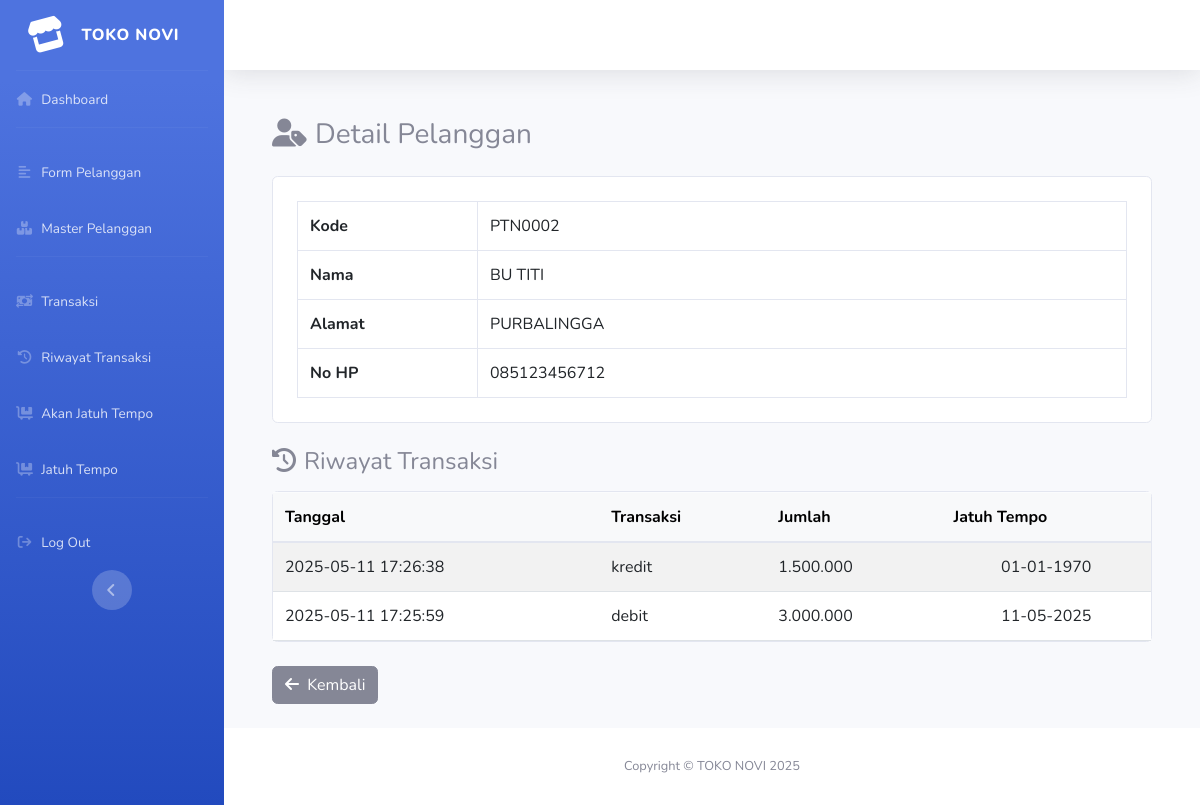
/index.php?page=detail_pelanggan&id=2 (signed in), run on the app's committed database.
### tables this page shows
CREATE TABLE `pelanggan` (
  `id` int(11) NOT NULL,
  `kode_pelanggan` varchar(20) NOT NULL,
  `nama_pelanggan` varchar(100) NOT NULL,
  `alamat` varchar(200) NOT NULL,
  `no_hp` varchar(20) NOT NULL,
  `tagihan` int(11) NOT NULL,
  `keterangan` varchar(100) NOT NULL
);

CREATE TABLE `tagihan` (
  `id` int(11) NOT NULL,
  `id_pelanggan` int(11) NOT NULL,
  `tgl_transaksi` datetime NOT NULL DEFAULT CURRENT_TIMESTAMP,
  `transaksi` enum('debit','kredit') NOT NULL,
  `jumlah` int(11) NOT NULL,
  `keterangan` varchar(100) NOT NULL,
  `tgl_jt` date DEFAULT NULL
);

### detail_pelanggan.php (the view, shortened to what this page needs)
<?php
include 'config/koneksi.php';
$id = $_GET['id'] ?? 0;
$pelanggan = $conn->query("SELECT * FROM pelanggan WHERE id = $id");
$data = $pelanggan->fetch_assoc();
$transaksi = $conn->query("SELECT * FROM tagihan WHERE id_pelanggan = $id ORDER BY tgl_transaksi DESC");
?>
<div class="container py-4">
    <h3 class="mb-4">
        <i class="fas fa-user-tag me-2"></i>Detail Pelanggan
    </h3>
    <div class="card mb-4">
        <div class="card-body p-4">
            <table class="table table-bordered mb-0">
                <tr>
                    <th style="width: 180px;">Kode</th>
                    <td><?= htmlspecialchars($data['kode_pelanggan']) ?></td>
                </tr>
                <tr>
                    <th>Nama</th>
                    <td><?= htmlspecialchars($data['nama_pelanggan']) ?></td>
                </tr>
                <tr>
                    <th>Alamat</th>
                    <td><?= htmlspecialchars($data['alamat']) ?></td>
                </tr>
                <tr>
                    <th>No HP</th>
                    <td><?= htmlspecialchars($data['no_hp']) ?></td>
                </tr>
            </table>
        </div>
    </div>
    <h4 class="mb-3">
        <i class="fas fa-history me-2"></i>Riwayat Transaksi
    </h4>
    <div class="card">
        <div class="card-body p-0">
            <table class="table table-striped mb-0">
                <thead class="table-light">
                    <tr>
                        <th>Tanggal</th>
                        <th>Transaksi</th>
                        <th>Jumlah</th>
                        <th>Jatuh Tempo</th>
                    </tr>
                </thead>
                <tbody>
                    <?php if ($transaksi->num_rows): ?>
                        <?php while ($row = $transaksi->fetch_assoc()): ?>
                            <tr>
                                <td><?= htmlspecialchars($row['tgl_transaksi']) ?></td>
                                <td><?= htmlspecialchars($row['transaksi']) ?></td>
                                <td><?= number_format($row['jumlah'], 0, ',', '.') ?></td>
                                <td class="text-center"><?= date('d-m-Y', strtotime($row['tgl_jt'])) ?></td>
                            </tr>
                        <?php endwhile; ?>
                    <?php endif; ?>
                </tbody>
            </table>
        </div>
    </div>
    <div class="mt-4">
        <a href="index.php?page=master_pelanggan" class="btn btn-secondary">
            <i class="fas fa-arrow-left me-1"></i> Kembali
        </a>
    </div>
</div>

### data on the page
pelanggan: kode_pelanggan "PTN0002", nama_pelanggan "BU TITI", alamat "PURBALINGGA", no_hp "085123456712"
tagihan: tgl_transaksi "2025-05-11 17:26:38", transaksi "kredit", jumlah "1.500.000", tgl_jt "01-01-1970"
tagihan: tgl_transaksi "2025-05-11 17:25:59", transaksi "debit", jumlah "3.000.000", tgl_jt "11-05-2025"

### other printed values
$settings['nama_toko'] "TOKO NOVI"
